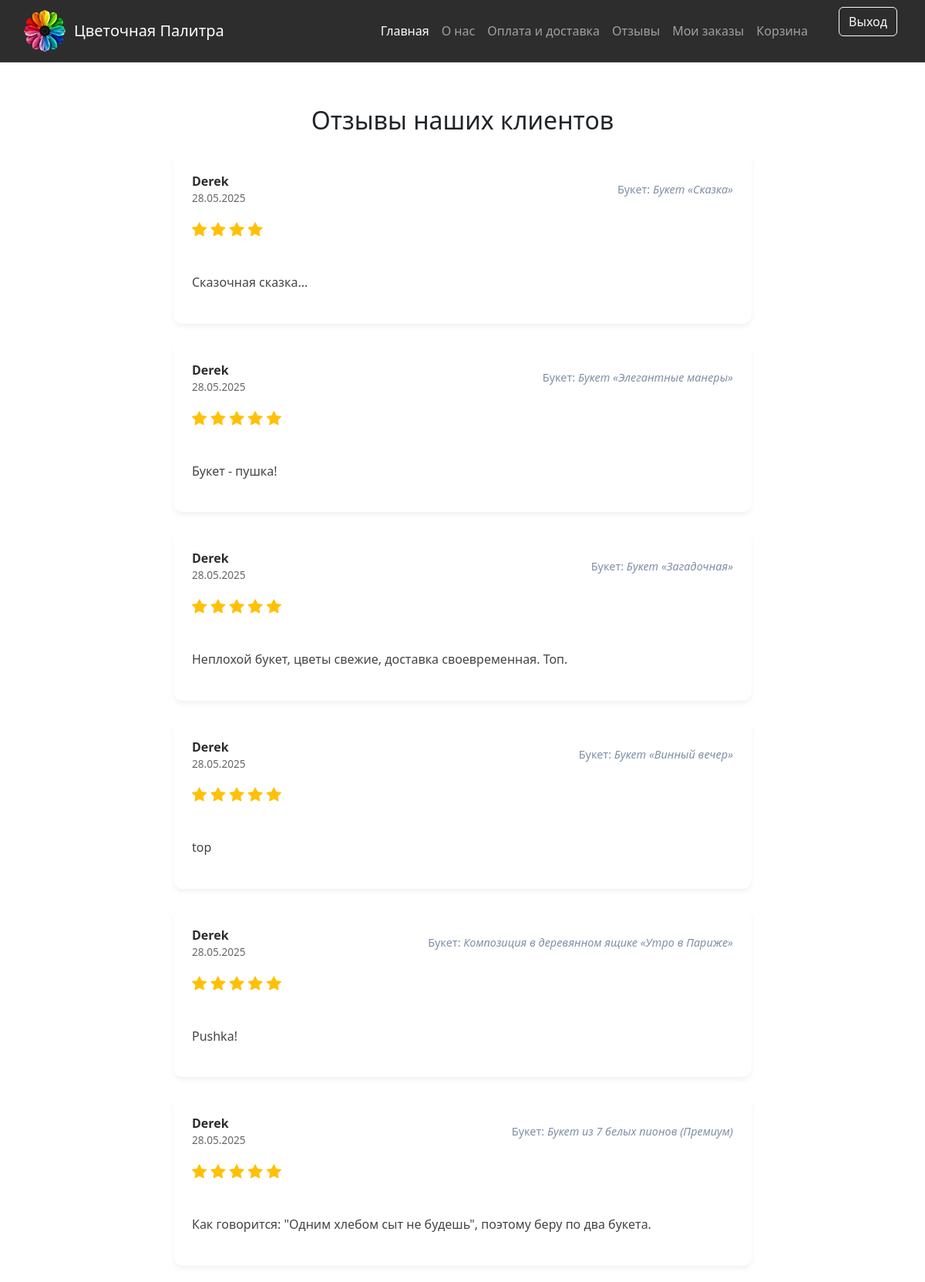
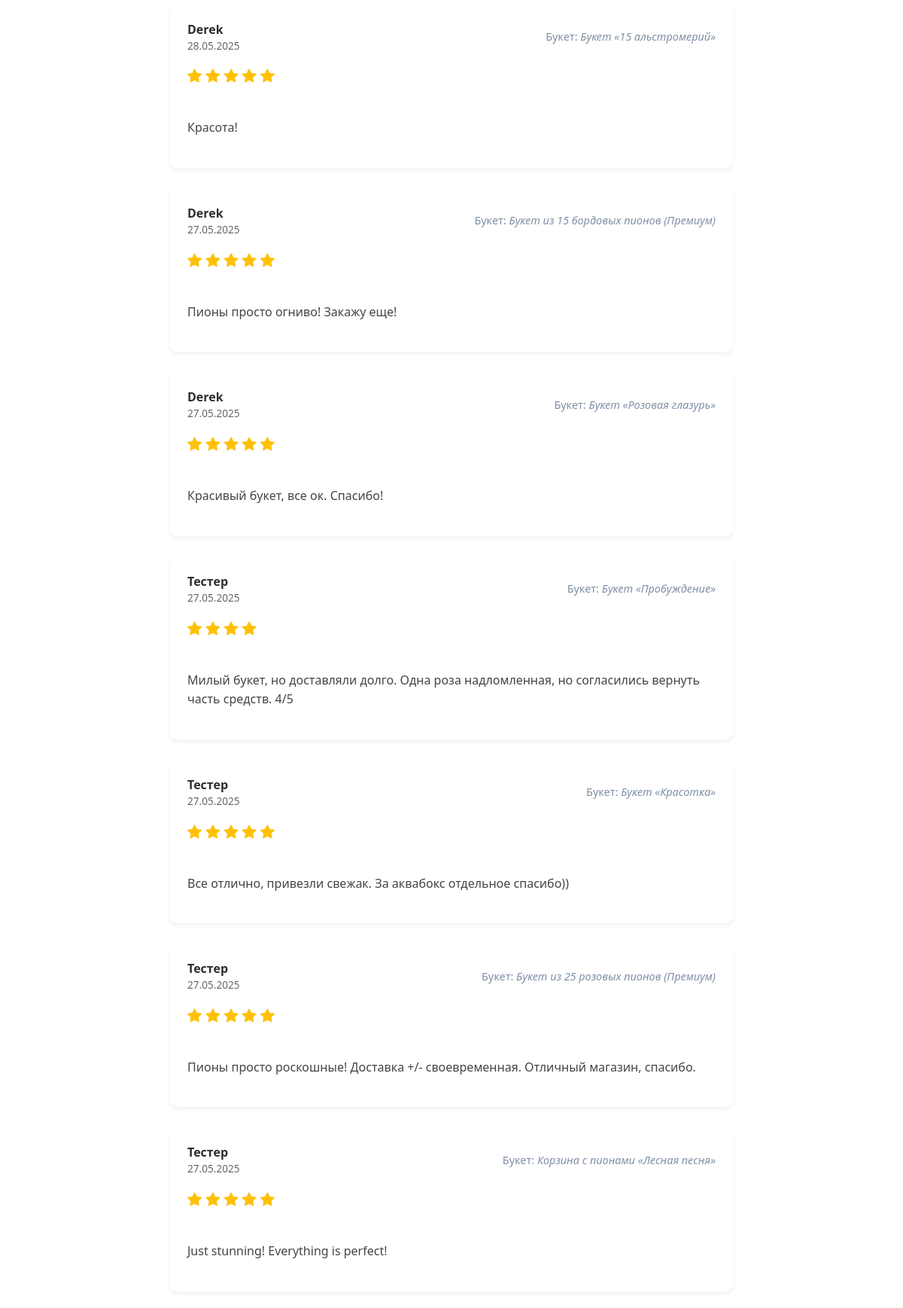
The page /reviews/ (signed in, upper part) on the database its author committed (2 pictures, top to bottom).
### reviews/models.py (models this page shows, shortened)
class Review(models.Model):
    RATING_CHOICES = [(i, str(i)) for i in range(1, 6)]
    order = models.ForeignKey(
        Order,
        on_delete=models.CASCADE,
        related_name='reviews',
        verbose_name='Заказ',
        limit_choices_to={'status': 'completed'}
    )
    user = models.ForeignKey(
        settings.AUTH_USER_MODEL,
        on_delete=models.CASCADE,
        related_name='reviews',
        verbose_name='пользователь'
    )
    bouquet = models.ForeignKey(
        Bouquet,
        on_delete=models.CASCADE,
        related_name='reviews',
        verbose_name='букет'
    )
    rating = models.PositiveSmallIntegerField(
        choices=RATING_CHOICES,
        validators=[MinValueValidator(1), MaxValueValidator(5)]
    )
    text = models.TextField(blank=True)
    created_at = models.DateTimeField(auto_now_add=True)
    updated_at = models.DateTimeField(auto_now=True)
    is_approved = models.BooleanField(default=False)
    class Meta:
        verbose_name = 'Отзыв'
        verbose_name_plural = 'Отзывы'
        unique_together = ['user', 'bouquet']
        ordering = ['-created_at']

### users/models.py (models this page shows, shortened)
class User(AbstractUser):
    username = None
    objects = CustomUserManager()
    phone = models.CharField(
        max_length=12,
        validators=[PhoneValidator()],
        verbose_name='Номер телефона',
        unique=True,
        help_text='Ожидаемый формат номера: +79991234567'
    )
    name = models.CharField(
        max_length=255,
        verbose_name='Имя',
        blank=False
    )
    email = models.EmailField(
        max_length=50,
        blank=True,
        null=True,
        verbose_name='Почта'
    )
    address = models.CharField(
        max_length=50,
        blank=True,
        null=True,
        verbose_name='Адрес доставки'
    )
    USERNAME_FIELD = 'phone'
    REQUIRED_FIELDS = ['name']

### catalog/models.py (models this page shows, shortened)
class Bouquet(models.Model):
    name = models.CharField(max_length=30, blank=False, verbose_name='Название')
    consists = models.TextField(max_length=100, blank=False, verbose_name='Содержит')
    price = models.DecimalField(max_digits=10, decimal_places=2, verbose_name='Цена')
    cost_price = models.DecimalField(max_digits=10, decimal_places=2, verbose_name='Себестоимость',
                                     blank=False, null=False, default=0)
    pic1 = models.ImageField(upload_to='bouquets/', verbose_name='Фото1')
    pic2 = models.ImageField(upload_to='bouquets/', verbose_name='Фото2')
    is_bestseller = models.BooleanField(default=False, verbose_name='Бестселлер')
    objects = BouquetManager()

### reviews/views.py (the view)
# urls.py: path('reviews/', include('reviews.urls')),
def reviews(request):
    approved_reviews = Review.objects.filter(is_approved=True).order_by('-created_at')
    return render(request, 'reviews/reviews.html', {'reviews': approved_reviews})

### cart/context_processors.py (called while the page is built)
def cart(request):
    return {'cart': get_or_create_cart(request)}

### cart/utils.py (called while the page is built, shortened)
def get_or_create_cart(request):
    if request.user.is_authenticated:
        cart, _ = Cart.objects.get_or_create(user=request.user)
    return cart

### reviews/templates/reviews/reviews.html (shortened to what this page needs)
{% extends 'main/layout.html' %}
{% load static %}
{% block extra_css %}
<link rel="stylesheet" href="{% static 'reviews/css/styles.css' %}">
{% endblock %}
{% block content %}
<div class="container py-5">
    <h2 class="mb-4 text-center">Отзывы наших клиентов</h2>
    {% if reviews %}
        <div class="reviews-container">
            {% for review in reviews %}
                <div class="reviews-review-card">
                    <div class="review-header">
                        <div class="user-info">
                            <span class="user-name">{{ review.user.name|default:review.user.username }}</span>
                            <span class="review-date">{{ review.created_at|date:"d.m.Y" }}</span>
                        </div>
                        {% if review.bouquet %}
                            <div class="bouquet-info">
                                Букет: <em>{{ review.bouquet.name }}</em>
                            </div>
                        {% endif %}
                    </div>
                    <div class="rating-stars mb-3">
                        {% with ''|center:review.rating as range %}
                            {% for _ in range %}
                                <i class="bi bi-star-fill text-warning"></i>
                            {% endfor %}
                        {% endwith %}
                    </div>
                    <div class="review-text">
                        {{ review.text }}
                    </div>
                </div>
            {% endfor %}
        </div>
    {% else %}
        <div class="alert alert-info text-center">
            Пока нет опубликованных отзывов. Станьте первым!
        </div>
    {% endif %}
</div>
{% endblock %}

### reviews/static/reviews/css/styles.css (style rules this page uses)
.rating-stars { font-size: 1.8rem; color: #e0e0e0; cursor: pointer; }
.reviews-container { max-width: 750px; margin: 0 auto; }
.reviews-review-card { background: #ffffff; border-radius: 12px; padding: 1.5rem; margin-bottom: 1.5rem; box-shadow: 0 4px 6px rgba(0, 0, 0, 0.05); transition: transform 0.2s; max-height: 300px; }
.review-header { display: flex; justify-content: space-between; align-items: center; margin-bottom: 1rem; }
.user-info { display: flex; flex-direction: column; }
.user-name { font-weight: 600; color: #2d2d2d; }
.review-date { font-size: 0.85rem; color: #666; }
.bouquet-info { font-size: 0.9rem; color: #7f8fa6; }
.review-text { font-size: 1rem; line-height: 1.6; color: #444; white-space: pre-line; margin-bottom: 1rem; flex-grow: 1; }
.rating-stars { font-size: 1.2rem; }

### rows shown on the page
Review: user.name "Derek", created_at "28.05.2025", bouquet.name "Букет «Сказка»", rating 4 (drawn), text "Сказочная сказка..."
Review: user.name "Derek", created_at "28.05.2025", bouquet.name "Букет «Элегантные манеры»", rating 5 (drawn), text "Букет - пушка!"
Review: user.name "Derek", created_at "28.05.2025", bouquet.name "Букет «Загадочная»", rating 5 (drawn), text "Неплохой букет, цветы свежие, доставка своевременная. Топ."
Review: user.name "Derek", created_at "28.05.2025", bouquet.name "Букет «Винный вечер»", rating 5 (drawn), text "top"
Review: user.name "Derek", created_at "28.05.2025", bouquet.name "Композиция в деревянном ящике «Утро в Париже»", rating 5 (drawn), text "Pushka!"
Review: user.name "Derek", created_at "28.05.2025", bouquet.name "Букет из 7 белых пионов (Премиум)", rating 5 (drawn), text "Как говорится: \"Одним хлебом сыт не будешь\", поэтому беру по два букета."
Review: user.name "Derek", created_at "28.05.2025", bouquet.name "Букет «15 альстромерий»", rating 5 (drawn), text "Красота!"
Review: user.name "Derek", created_at "27.05.2025", bouquet.name "Букет из 15 бордовых пионов (Премиум)", rating 5 (drawn), text "Пионы просто огниво! Закажу еще!"
Review: user.name "Derek", created_at "27.05.2025", bouquet.name "Букет «Розовая глазурь»", rating 5 (drawn), text "Красивый букет, все ок. Спасибо!"
Review: user.name "Тестер", created_at "27.05.2025", bouquet.name "Букет «Пробуждение»", rating 4 (drawn), text "Милый букет, но доставляли долго. Одна роза надломленная, но согласились вернуть часть средств. 4/5"
Review: user.name "Тестер", created_at "27.05.2025", bouquet.name "Букет «Красотка»", rating 5 (drawn), text "Все отлично, привезли свежак. За аквабокс отдельное спасибо))"
Review: user.name "Тестер", created_at "27.05.2025", bouquet.name "Букет из 25 розовых пионов (Премиум)", rating 5 (drawn), text "Пионы просто роскошные! Доставка +/- своевременная. Отличный магазин, спасибо."
Review: user.name "Тестер", created_at "27.05.2025", bouquet.name "Корзина с пионами «Лесная песня»", rating 5 (drawn), text "Just stunning! Everything is perfect!"
